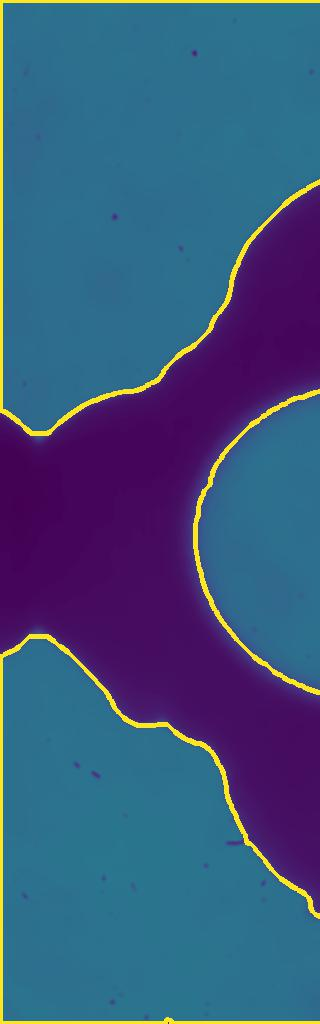
#> input picture test/target/asdf.jpg.tiff, 320 x 1024 px, given in place of reference.jpg, which was not available
$ python align.py   (older library calls are emulated)
#> lines starting #> are read from the running program, lines starting #| are printed output that depends on the picture; pictures that were not available may be replaced by others from this repository, and a replacement may not be noted
# -*- coding: utf-8 -*-
"""
Created on Tue Oct  8 00:21:33 2019

@author: ningyu
"""

#from __future__ import print_function
import cv2
import numpy as np
#import imutils
#import ero_dil
#import warnings

def imshow(img,showresult=True,name='result',x=800,y=600):
    if not showresult:
        return

    cv2.namedWindow(str(name),cv2.WINDOW_NORMAL)
    cv2.imshow(str(name),img);
    cv2.resizeWindow(str(name), x,y)
    cv2.waitKey(0);
    cv2.destroyAllWindows();

# Get the two boundary lines of the single channel
def findSingleChannel(filename,threshold=127,iterations=[2,8,6],showresult=False):
    #filename = "test.jpg"
#> called with filename = './reference.jpg', threshold = 127, showresult = False
    print("Reading image : ", filename)
    imReference = cv2.imread(filename, cv2.IMREAD_COLOR)
#> imReference is the input picture: shape (1024, 320, 3); mean B, G, R 125, 85.5, 59.2

    '''
    # filter image
    imReference = cv2.bilateralFilter(imReference,5,40,40)
    '''

    # convert to grayscale
    imgray = cv2.cvtColor(imReference, cv2.COLOR_BGR2GRAY)
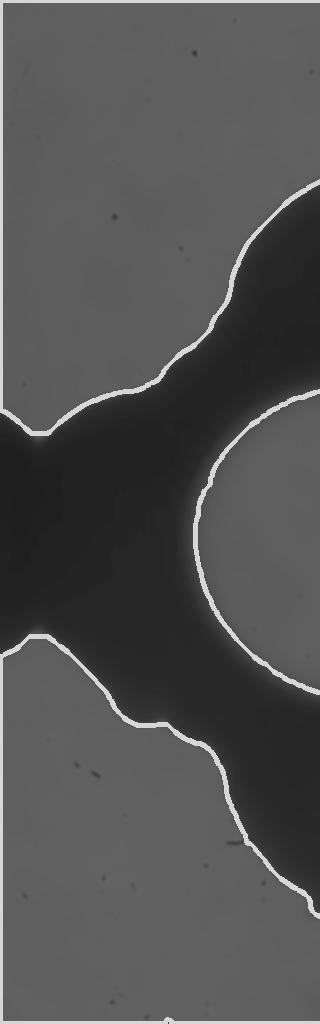
#> imgray: shape (1024, 320); min 19, max 243, mean 82.2
    #imgSPLIT = cv2.split(imReference);
    #imgray = imgSPLIT[1];
    imshow(imgray,showresult)

    # filter image
    imgray = cv2.bilateralFilter(imgray,5,40,40)


    # cut image edges
    imReference = imReference[2:-2,2:-2,:]
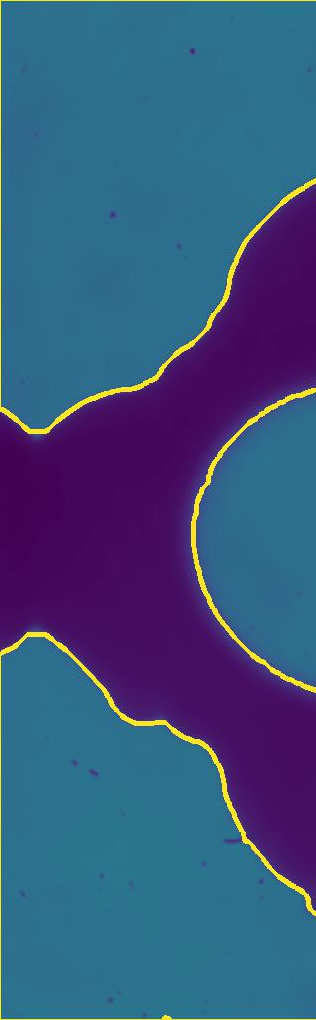
#> imReference: shape (1020, 316, 3); mean B, G, R 125.9, 84.4, 57.5


    # denoise
    imgray = cv2.fastNlMeansDenoising(imgray,None,10,7,21);

    # erode and dilate
    kernel = np.ones((5,5),np.uint8)
    dilation = cv2.dilate(imgray,kernel,iterations = iterations[0])
    erosion = cv2.erode(dilation,kernel,iterations = iterations[1])
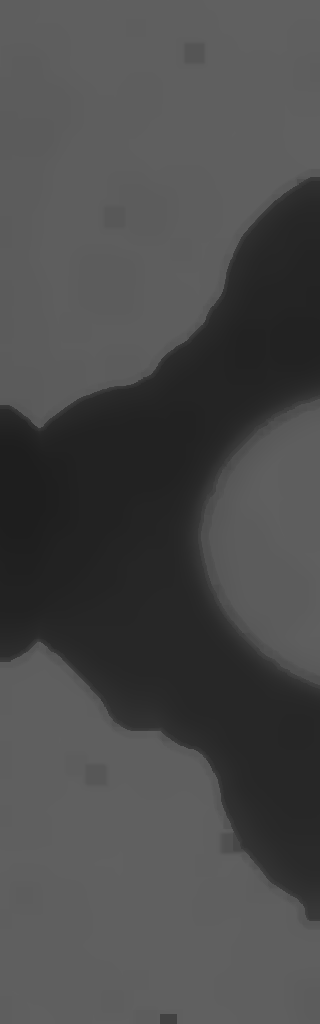
#> erosion: shape (1024, 320); min 30, max 97, mean 74.9
    imshow(erosion,showresult);
    dilation = cv2.dilate(erosion,kernel,iterations = iterations[2])
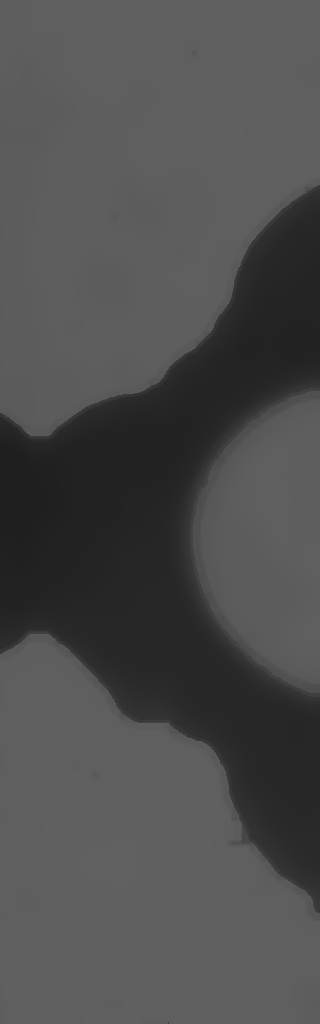
#> dilation: shape (1024, 320); min 30, max 97, mean 77.6
    imshow(dilation,showresult);

    # get the contours
    ret, thresh = cv2.threshold(dilation, 127, 255, 0)
#> thresh: shape (1024, 320); every value is 0
    _, contours, hierarchy = cv2.findContours(thresh, method=cv2.RETR_TREE, \
                                              mode=cv2.CHAIN_APPROX_SIMPLE)
#> contours = []
    cv2.drawContours(imReference, contours, contourIdx = -1, color=(255,0,0), \
                     thickness=4)
    imshow(imReference,showresult);


    # find the two contours for the two channel boundaries
    # the contours is a list of 3-D numpy arrays
    # x-coordinates of points on the contours are in contours[i][:,0,0]
    # y-coordinates of points on the contours are in contours[i][:,0,1]
    # and we squeeze it.

    lengthofcontours = np.zeros(len(contours));
#> lengthofcontours = empty array
    for ite in range(len(contours)):
        lengthofcontours[ite] = len(contours[ite]);
#> this loop made 0 passes
    #print(lengthofcontours)
    #result = np.array([[]]);
#> (the run stopped early here; a loop or call above may not have finished)

$ run again, on test/asdf.jpg
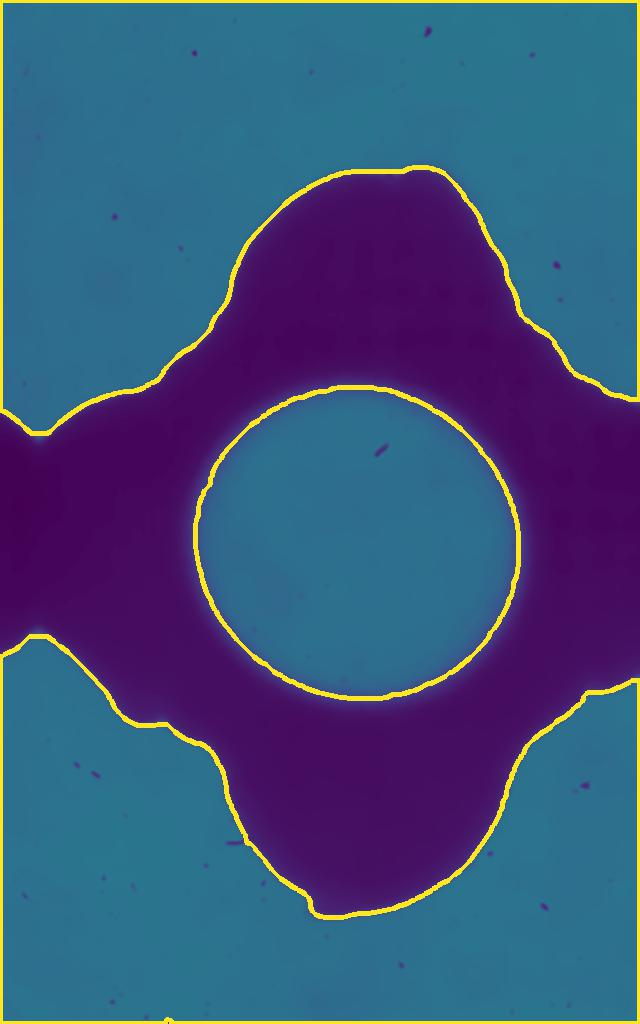
#> input picture test/asdf.jpg, 640 x 1024 px, given in place of reference.jpg, which was not available
#> in findSingleChannel, imReference is the input picture: shape (1024, 640, 3); mean B, G, R 123.5, 82.3, 60.3
#> in findSingleChannel, `imReference = imReference[2:-2,2:-2,:]`:
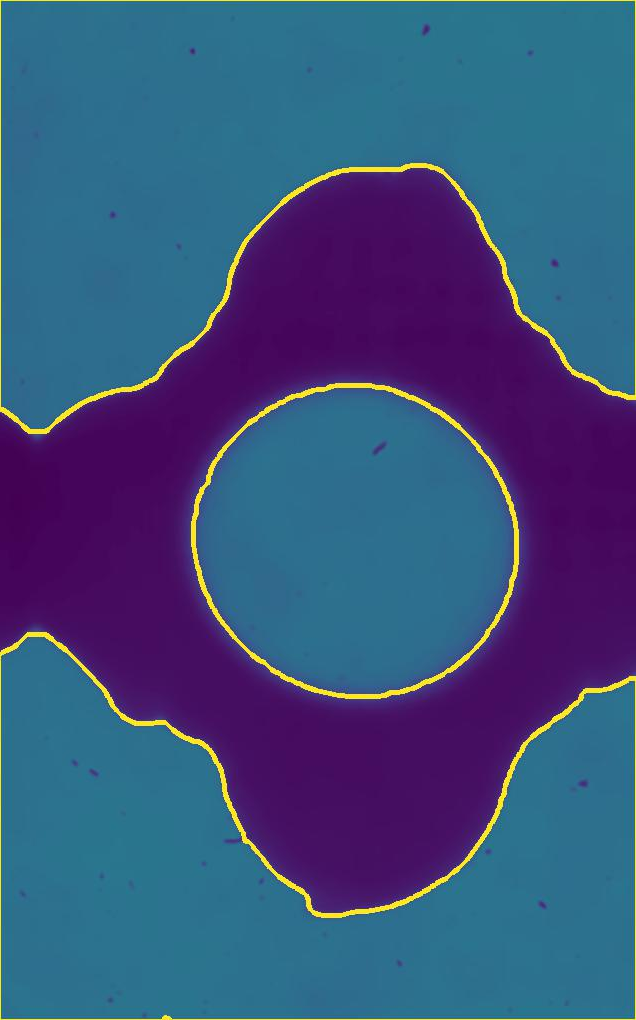
#> imReference: shape (1020, 636, 3); mean B, G, R 124.2, 81.1, 58.6
#> in findSingleChannel, `dilation = cv2.dilate(erosion,kernel,iterations = iterations[2])`:
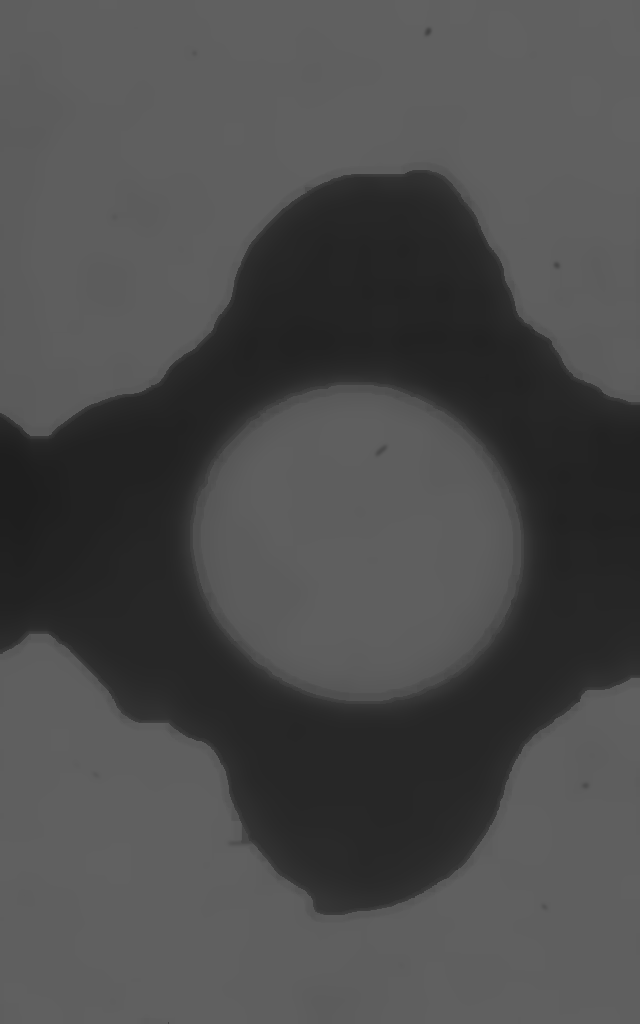
#> dilation: shape (1024, 640); min 30, max 97, mean 75.7
#> thresh: shape (1024, 640); every value is 0
#> contours = []
#> lengthofcontours = empty array
